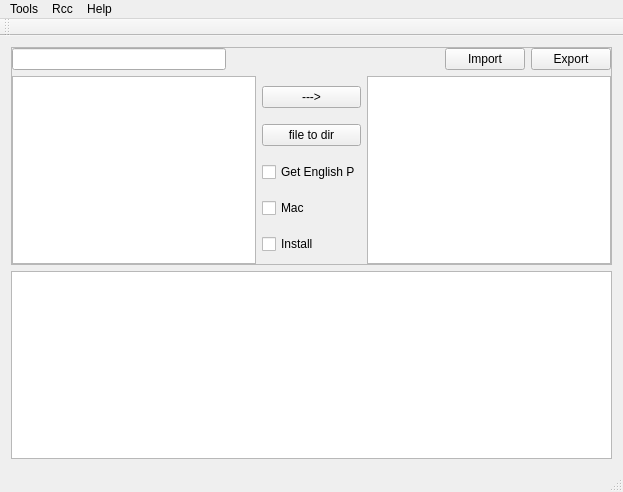
<?xml version="1.0" encoding="UTF-8"?>
<ui version="4.0">
 <class>MainWindow</class>
 <widget class="QMainWindow" name="MainWindow">
  <property name="geometry">
   <rect>
    <x>0</x>
    <y>0</y>
    <width>623</width>
    <height>492</height>
   </rect>
  </property>
  <property name="windowTitle">
   <string>MainWindow</string>
  </property>
  <widget class="QWidget" name="centralWidget">
   <layout class="QVBoxLayout" name="verticalLayout_3">
    <item>
     <widget class="QFrame" name="frmMain">
      <property name="frameShape">
       <enum>QFrame::StyledPanel</enum>
      </property>
      <property name="frameShadow">
       <enum>QFrame::Raised</enum>
      </property>
      <layout class="QVBoxLayout" name="verticalLayout_2">
       <property name="margin">
        <number>0</number>
       </property>
       <item>
        <layout class="QHBoxLayout" name="horizontalLayout">
         <item>
          <widget class="QLineEdit" name="lineEdit">
           <property name="toolTip">
            <string>输入导入后的替换名称</string>
           </property>
          </widget>
         </item>
         <item>
          <spacer name="horizontalSpacer">
           <property name="orientation">
            <enum>Qt::Horizontal</enum>
           </property>
           <property name="sizeHint" stdset="0">
            <size>
             <width>40</width>
             <height>20</height>
            </size>
           </property>
          </spacer>
         </item>
         <item>
          <widget class="QPushButton" name="btnImport">
           <property name="toolTip">
            <string>废弃</string>
           </property>
           <property name="text">
            <string>Import</string>
           </property>
          </widget>
         </item>
         <item>
          <widget class="QPushButton" name="btnExport">
           <property name="toolTip">
            <string>废弃</string>
           </property>
           <property name="text">
            <string>Export</string>
           </property>
          </widget>
         </item>
        </layout>
       </item>
       <item>
        <layout class="QHBoxLayout" name="horizontalLayout_2">
         <item>
          <widget class="QTreeView" name="treeViewSrc"/>
         </item>
         <item>
          <layout class="QVBoxLayout" name="verticalLayout">
           <item>
            <widget class="QPushButton" name="btnRun">
             <property name="toolTip">
              <string>左边导入文件到右边(Install或Resource目录下)，不区分操作系统</string>
             </property>
             <property name="text">
              <string>---&gt;</string>
             </property>
            </widget>
           </item>
           <item>
            <widget class="QPushButton" name="btnFiletoDir">
             <property name="toolTip">
              <string>左边文件导入右边目录</string>
             </property>
             <property name="text">
              <string>file to dir</string>
             </property>
            </widget>
           </item>
           <item>
            <widget class="QCheckBox" name="chkEnglish">
             <property name="text">
              <string>Get English P</string>
             </property>
            </widget>
           </item>
           <item>
            <widget class="QCheckBox" name="chkMac">
             <property name="toolTip">
              <string>mac系统，默认为windows</string>
             </property>
             <property name="text">
              <string>Mac</string>
             </property>
            </widget>
           </item>
           <item>
            <widget class="QCheckBox" name="chkInstall">
             <property name="text">
              <string>Install</string>
             </property>
            </widget>
           </item>
          </layout>
         </item>
         <item>
          <widget class="QTreeView" name="treeViewDest"/>
         </item>
        </layout>
       </item>
      </layout>
     </widget>
    </item>
    <item>
     <widget class="QTextEdit" name="resultShow"/>
    </item>
   </layout>
  </widget>
  <widget class="QMenuBar" name="menuBar">
   <property name="geometry">
    <rect>
     <x>0</x>
     <y>0</y>
     <width>623</width>
     <height>23</height>
    </rect>
   </property>
   <widget class="QMenu" name="menuTools">
    <property name="title">
     <string>Tools</string>
    </property>
    <addaction name="actImport"/>
    <addaction name="actDel"/>
    <addaction name="actTest"/>
    <addaction name="actRemoveFileInDir"/>
    <addaction name="actReName"/>
    <addaction name="actionRenameFileNameInDir"/>
    <addaction name="actCopyXML"/>
    <addaction name="actClear"/>
    <addaction name="actUpdate"/>
    <addaction name="actEncryString"/>
    <addaction name="actProductet"/>
    <addaction name="separator"/>
    <addaction name="actionEncodeURL"/>
    <addaction name="actionDecodeURL"/>
    <addaction name="separator"/>
    <addaction name="actionBase64DECoder"/>
    <addaction name="actionBinaryFileEditor"/>
   </widget>
   <widget class="QMenu" name="menuRcc">
    <property name="title">
     <string>Rcc</string>
    </property>
    <addaction name="actRccGenFiles"/>
    <addaction name="actToRcc"/>
   </widget>
   <widget class="QMenu" name="menuHelp">
    <property name="title">
     <string>Help</string>
    </property>
    <addaction name="actOperateMethod"/>
   </widget>
   <addaction name="menuTools"/>
   <addaction name="menuRcc"/>
   <addaction name="menuHelp"/>
  </widget>
  <widget class="QToolBar" name="mainToolBar">
   <attribute name="toolBarArea">
    <enum>TopToolBarArea</enum>
   </attribute>
   <attribute name="toolBarBreak">
    <bool>false</bool>
   </attribute>
  </widget>
  <widget class="QStatusBar" name="statusBar"/>
  <action name="actImport">
   <property name="text">
    <string>&amp;Import</string>
   </property>
  </action>
  <action name="actDel">
   <property name="text">
    <string>&amp;Delete</string>
   </property>
   <property name="toolTip">
    <string>Delete</string>
   </property>
   <property name="statusTip">
    <string>删除左侧选择的目录下的文件及目录</string>
   </property>
   <property name="whatsThis">
    <string/>
   </property>
  </action>
  <action name="actTest">
   <property name="text">
    <string>test</string>
   </property>
   <property name="toolTip">
    <string>test</string>
   </property>
   <property name="statusTip">
    <string>测试用</string>
   </property>
  </action>
  <action name="actRemoveFileInDir">
   <property name="text">
    <string>&amp;RemoveFileInDir</string>
   </property>
   <property name="toolTip">
    <string>RemoveFileInDir</string>
   </property>
   <property name="statusTip">
    <string>在左侧选择的目录中删除特定文件</string>
   </property>
  </action>
  <action name="actCopyXML">
   <property name="text">
    <string>&amp;CopyXML</string>
   </property>
   <property name="toolTip">
    <string>CopyXML</string>
   </property>
   <property name="statusTip">
    <string>复制左侧选择目录下的代理xml文件,定制使用</string>
   </property>
  </action>
  <action name="actClear">
   <property name="text">
    <string>Clear Output</string>
   </property>
   <property name="toolTip">
    <string>Clear Output</string>
   </property>
   <property name="statusTip">
    <string>清空输出</string>
   </property>
  </action>
  <action name="actReName">
   <property name="text">
    <string>ReNameHelpDirWithFile</string>
   </property>
   <property name="toolTip">
    <string>ReNameHelpDirWithFile</string>
   </property>
   <property name="statusTip">
    <string>重命名，去掉多余help，目标为左侧选择目录</string>
   </property>
  </action>
  <action name="actUpdate">
   <property name="text">
    <string>&amp;Update</string>
   </property>
   <property name="toolTip">
    <string>Update</string>
   </property>
   <property name="statusTip">
    <string>更新树</string>
   </property>
  </action>
  <action name="actEncryString">
   <property name="text">
    <string>Encry Strings</string>
   </property>
   <property name="toolTip">
    <string>Encry Strings</string>
   </property>
   <property name="statusTip">
    <string>读取左侧文件并生成加密串</string>
   </property>
  </action>
  <action name="actProductet">
   <property name="text">
    <string>product_extend</string>
   </property>
   <property name="statusTip">
    <string>编辑product_extend.xml文件</string>
   </property>
  </action>
  <action name="actRccGenFiles">
   <property name="text">
    <string>Generate Files</string>
   </property>
   <property name="statusTip">
    <string>从Rcc文件生成原始文件</string>
   </property>
  </action>
  <action name="actToRcc">
   <property name="text">
    <string>ToRcc</string>
   </property>
   <property name="statusTip">
    <string>生成Rcc文件</string>
   </property>
  </action>
  <action name="actOperateMethod">
   <property name="text">
    <string>&amp;Operate method</string>
   </property>
   <property name="statusTip">
    <string>操作方法指南</string>
   </property>
  </action>
  <action name="actionRenameFileNameInDir">
   <property name="text">
    <string>RenameFileNameInDir</string>
   </property>
   <property name="statusTip">
    <string>文件改名</string>
   </property>
  </action>
  <action name="actionDelete_string_in_file">
   <property name="text">
    <string>Delete string in file</string>
   </property>
   <property name="statusTip">
    <string>在文件中删除字符串</string>
   </property>
  </action>
  <action name="actionEncodeURL">
   <property name="text">
    <string>EncodeURL</string>
   </property>
  </action>
  <action name="actionDecodeURL">
   <property name="text">
    <string>DecodeURL</string>
   </property>
  </action>
  <action name="actionBase64DECoder">
   <property name="text">
    <string>Base64DECoder...</string>
   </property>
  </action>
  <action name="actionBinaryFileEditor">
   <property name="text">
    <string>BinaryFileEditor...</string>
   </property>
  </action>
 </widget>
 <layoutdefault spacing="6" margin="11"/>
 <resources/>
 <connections/>
</ui>
